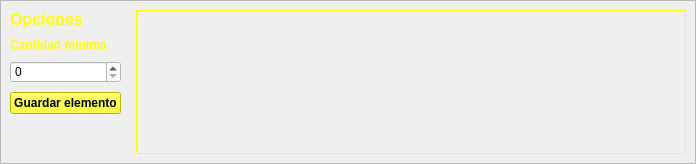
     <widget class="QWidget" name="tab_3">
      <attribute name="title">
       <string>PRESENCIA</string>
      </attribute>
      <layout class="QGridLayout" name="gridLayout_10">
       <property name="leftMargin">
        <number>0</number>
       </property>
       <property name="topMargin">
        <number>0</number>
       </property>
       <property name="rightMargin">
        <number>0</number>
       </property>
       <property name="bottomMargin">
        <number>0</number>
       </property>
       <item row="0" column="0">
        <widget class="QFrame" name="frame_5">
         <property name="frameShape">
          <enum>QFrame::StyledPanel</enum>
         </property>
         <property name="frameShadow">
          <enum>QFrame::Raised</enum>
         </property>
         <layout class="QGridLayout" name="gridLayout_9">
          <property name="horizontalSpacing">
           <number>15</number>
          </property>
          <property name="verticalSpacing">
           <number>9</number>
          </property>
          <item row="2" column="0">
           <widget class="QSpinBox" name="pAceptacionPresenciaSpin">
            <property name="styleSheet">
             <string notr="true">background-color: rgb(255, 255, 255);</string>
            </property>
           </widget>
          </item>
          <item row="0" column="0">
           <widget class="QLabel" name="label_11">
            <property name="font">
             <font>
              <pointsize>12</pointsize>
              <weight>75</weight>
              <bold>true</bold>
             </font>
            </property>
            <property name="styleSheet">
             <string notr="true">background-color: qlineargradient(spread:pad, x1:1, y1:1, x2:1, y2:2,  stop:0 rgba(0, 0, 0, 0), stop:1 rgba(255, 255, 255, 255));
color: rgb(255, 255, 0);</string>
            </property>
            <property name="text">
             <string>Opciones</string>
            </property>
           </widget>
          </item>
          <item row="3" column="0">
           <widget class="QPushButton" name="guardarElementoPresenciaButton">
            <property name="font">
             <font>
              <pointsize>9</pointsize>
              <weight>75</weight>
              <bold>true</bold>
             </font>
            </property>
            <property name="styleSheet">
             <string notr="true">background-color: rgb(255, 255, 0);</string>
            </property>
            <property name="text">
             <string>Guardar elemento</string>
            </property>
           </widget>
          </item>
          <item row="1" column="0">
           <widget class="QLabel" name="label_12">
            <property name="font">
             <font>
              <pointsize>9</pointsize>
              <weight>75</weight>
              <bold>true</bold>
             </font>
            </property>
            <property name="styleSheet">
             <string notr="true">background-color: qlineargradient(spread:pad, x1:1, y1:1, x2:1, y2:2,  stop:0 rgba(0, 0, 0, 0), stop:1 rgba(255, 255, 255, 255));
color: rgb(255, 255, 0);</string>
            </property>
            <property name="text">
             <string>Cantidad minima</string>
            </property>
           </widget>
          </item>
          <item row="4" column="0">
           <spacer name="verticalSpacer_6">
            <property name="orientation">
             <enum>Qt::Vertical</enum>
            </property>
            <property name="sizeHint" stdset="0">
             <size>
              <width>20</width>
              <height>40</height>
             </size>
            </property>
           </spacer>
          </item>
          <item row="0" column="1" rowspan="5">
           <widget class="QLabel" name="imagenPresenciaLabel">
            <property name="minimumSize">
             <size>
              <width>550</width>
              <height>0</height>
             </size>
            </property>
            <property name="maximumSize">
             <size>
              <width>550</width>
              <height>534</height>
             </size>
            </property>
            <property name="palette">
             <palette>
              <active>
               <colorrole role="WindowText">
                <brush brushstyle="SolidPattern">
                 <color alpha="255">
                  <red>255</red>
                  <green>255</green>
                  <blue>0</blue>
                 </color>
                </brush>
               </colorrole>
               <colorrole role="Button">
                <brush brushstyle="LinearGradientPattern">
                 <gradient startx="0.000000000000000" starty="0.000000000000000" endx="1.000000000000000" endy="1.000000000000000" type="LinearGradient" spread="PadSpread" coordinatemode="ObjectBoundingMode">
                  <gradientstop position="0.000000000000000">
                   <color alpha="255">
                    <red>0</red>
                    <green>0</green>
                    <blue>0</blue>
                   </color>
                  </gradientstop>
                  <gradientstop position="1.000000000000000">
                   <color alpha="255">
                    <red>111</red>
                    <green>111</green>
                    <blue>111</blue>
                   </color>
                  </gradientstop>
                 </gradient>
                </brush>
               </colorrole>
               <colorrole role="Base">
                <brush brushstyle="LinearGradientPattern">
                 <gradient startx="0.000000000000000" starty="0.000000000000000" endx="1.000000000000000" endy="1.000000000000000" type="LinearGradient" spread="PadSpread" coordinatemode="ObjectBoundingMode">
                  <gradientstop position="0.000000000000000">
                   <color alpha="255">
                    <red>0</red>
                    <green>0</green>
                    <blue>0</blue>
                   </color>
                  </gradientstop>
                  <gradientstop position="1.000000000000000">
                   <color alpha="255">
                    <red>111</red>
                    <green>111</green>
                    <blue>111</blue>
                   </color>
                  </gradientstop>
                 </gradient>
                </brush>
               </colorrole>
               <colorrole role="Window">
                <brush brushstyle="LinearGradientPattern">
                 <gradient startx="0.000000000000000" starty="0.000000000000000" endx="1.000000000000000" endy="1.000000000000000" type="LinearGradient" spread="PadSpread" coordinatemode="ObjectBoundingMode">
                  <gradientstop position="0.000000000000000">
                   <color alpha="255">
                    <red>0</red>
                    <green>0</green>
                    <blue>0</blue>
                   </color>
                  </gradientstop>
                  <gradientstop position="1.000000000000000">
                   <color alpha="255">
                    <red>111</red>
                    <green>111</green>
                    <blue>111</blue>
                   </color>
                  </gradientstop>
                 </gradient>
                </brush>
               </colorrole>
              </active>
              <inactive>
               <colorrole role="WindowText">
                <brush brushstyle="SolidPattern">
                 <color alpha="255">
                  <red>255</red>
                  <green>255</green>
                  <blue>0</blue>
                 </color>
                </brush>
               </colorrole>
               <colorrole role="Button">
                <brush brushstyle="LinearGradientPattern">
                 <gradient startx="0.000000000000000" starty="0.000000000000000" endx="1.000000000000000" endy="1.000000000000000" type="LinearGradient" spread="PadSpread" coordinatemode="ObjectBoundingMode">
                  <gradientstop position="0.000000000000000">
                   <color alpha="255">
                    <red>0</red>
                    <green>0</green>
                    <blue>0</blue>
                   </color>
                  </gradientstop>
                  <gradientstop position="1.000000000000000">
                   <color alpha="255">
                    <red>111</red>
                    <green>111</green>
                    <blue>111</blue>
                   </color>
                  </gradientstop>
                 </gradient>
                </brush>
               </colorrole>
               <colorrole role="Base">
                <brush brushstyle="LinearGradientPattern">
                 <gradient startx="0.000000000000000" starty="0.000000000000000" endx="1.000000000000000" endy="1.000000000000000" type="LinearGradient" spread="PadSpread" coordinatemode="ObjectBoundingMode">
                  <gradientstop position="0.000000000000000">
                   <color alpha="255">
                    <red>0</red>
                    <green>0</green>
                    <blue>0</blue>
                   </color>
                  </gradientstop>
                  <gradientstop position="1.000000000000000">
                   <color alpha="255">
                    <red>111</red>
                    <green>111</green>
                    <blue>111</blue>
                   </color>
                  </gradientstop>
                 </gradient>
                </brush>
               </colorrole>
               <colorrole role="Window">
                <brush brushstyle="LinearGradientPattern">
                 <gradient startx="0.000000000000000" starty="0.000000000000000" endx="1.000000000000000" endy="1.000000000000000" type="LinearGradient" spread="PadSpread" coordinatemode="ObjectBoundingMode">
                  <gradientstop position="0.000000000000000">
                   <color alpha="255">
                    <red>0</red>
                    <green>0</green>
                    <blue>0</blue>
                   </color>
                  </gradientstop>
                  <gradientstop position="1.000000000000000">
                   <color alpha="255">
                    <red>111</red>
                    <green>111</green>
                    <blue>111</blue>
                   </color>
                  </gradientstop>
                 </gradient>
                </brush>
               </colorrole>
              </inactive>
              <disabled>
               <colorrole role="WindowText">
                <brush brushstyle="SolidPattern">
                 <color alpha="255">
                  <red>120</red>
                  <green>120</green>
                  <blue>120</blue>
                 </color>
                </brush>
               </colorrole>
               <colorrole role="Button">
                <brush brushstyle="LinearGradientPattern">
                 <gradient startx="0.000000000000000" starty="0.000000000000000" endx="1.000000000000000" endy="1.000000000000000" type="LinearGradient" spread="PadSpread" coordinatemode="ObjectBoundingMode">
                  <gradientstop position="0.000000000000000">
                   <color alpha="255">
                    <red>0</red>
                    <green>0</green>
                    <blue>0</blue>
                   </color>
                  </gradientstop>
                  <gradientstop position="1.000000000000000">
                   <color alpha="255">
                    <red>111</red>
                    <green>111</green>
                    <blue>111</blue>
                   </color>
                  </gradientstop>
                 </gradient>
                </brush>
               </colorrole>
               <colorrole role="Base">
                <brush brushstyle="LinearGradientPattern">
                 <gradient startx="0.000000000000000" starty="0.000000000000000" endx="1.000000000000000" endy="1.000000000000000" type="LinearGradient" spread="PadSpread" coordinatemode="ObjectBoundingMode">
                  <gradientstop position="0.000000000000000">
                   <color alpha="255">
                    <red>0</red>
                    <green>0</green>
                    <blue>0</blue>
                   </color>
                  </gradientstop>
                  <gradientstop position="1.000000000000000">
                   <color alpha="255">
                    <red>111</red>
                    <green>111</green>
                    <blue>111</blue>
                   </color>
                  </gradientstop>
                 </gradient>
                </brush>
               </colorrole>
               <colorrole role="Window">
                <brush brushstyle="LinearGradientPattern">
                 <gradient startx="0.000000000000000" starty="0.000000000000000" endx="1.000000000000000" endy="1.000000000000000" type="LinearGradient" spread="PadSpread" coordinatemode="ObjectBoundingMode">
                  <gradientstop position="0.000000000000000">
                   <color alpha="255">
                    <red>0</red>
                    <green>0</green>
                    <blue>0</blue>
                   </color>
                  </gradientstop>
                  <gradientstop position="1.000000000000000">
                   <color alpha="255">
                    <red>111</red>
                    <green>111</green>
                    <blue>111</blue>
                   </color>
                  </gradientstop>
                 </gradient>
                </brush>
               </colorrole>
              </disabled>
             </palette>
            </property>
            <property name="frameShape">
             <enum>QFrame::Box</enum>
            </property>
            <property name="text">
             <string/>
            </property>
            <property name="scaledContents">
             <bool>true</bool>
            </property>
           </widget>
          </item>
         </layout>
        </widget>
       </item>
      </layout>
     </widget>
